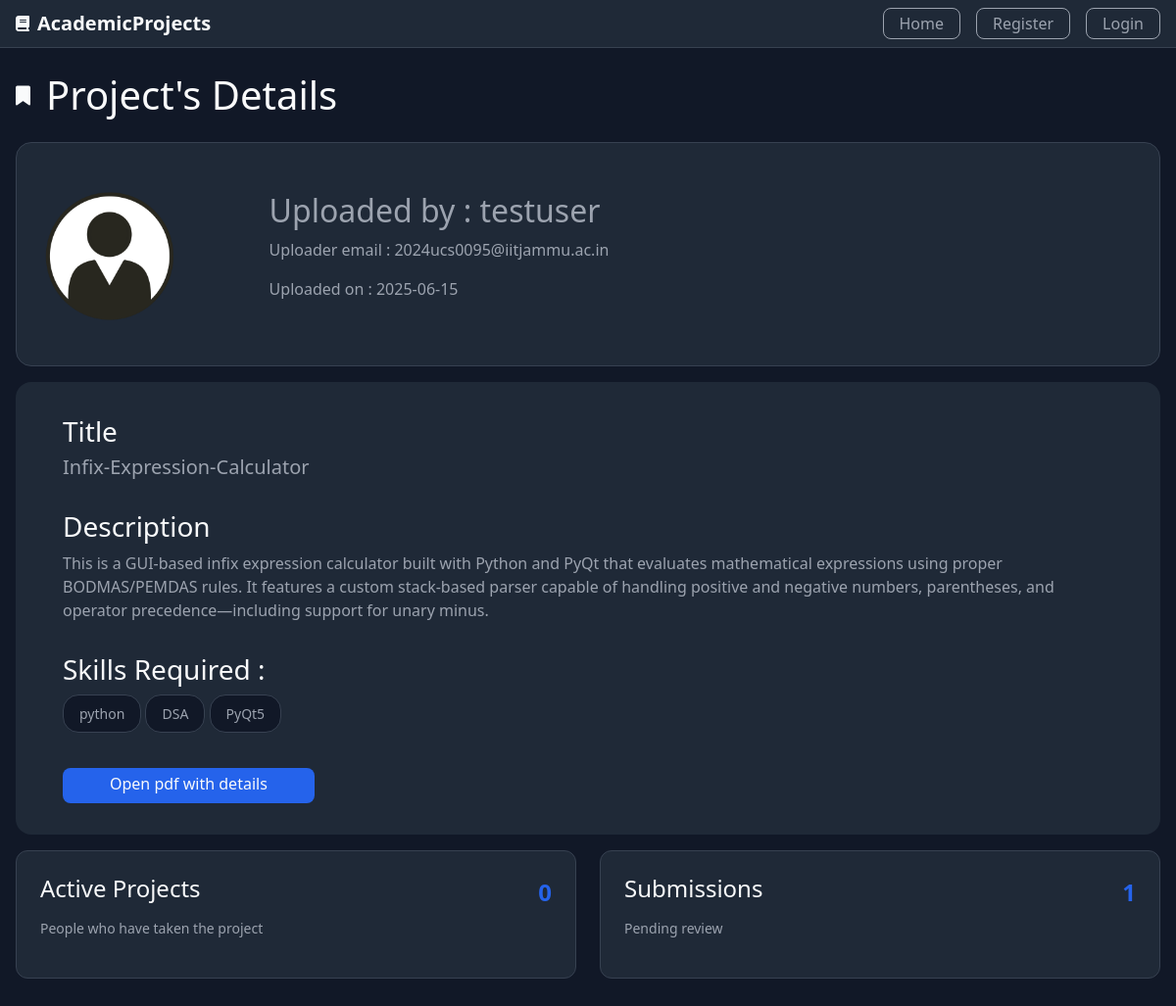
Page /project/details/3 on the earlier database version.
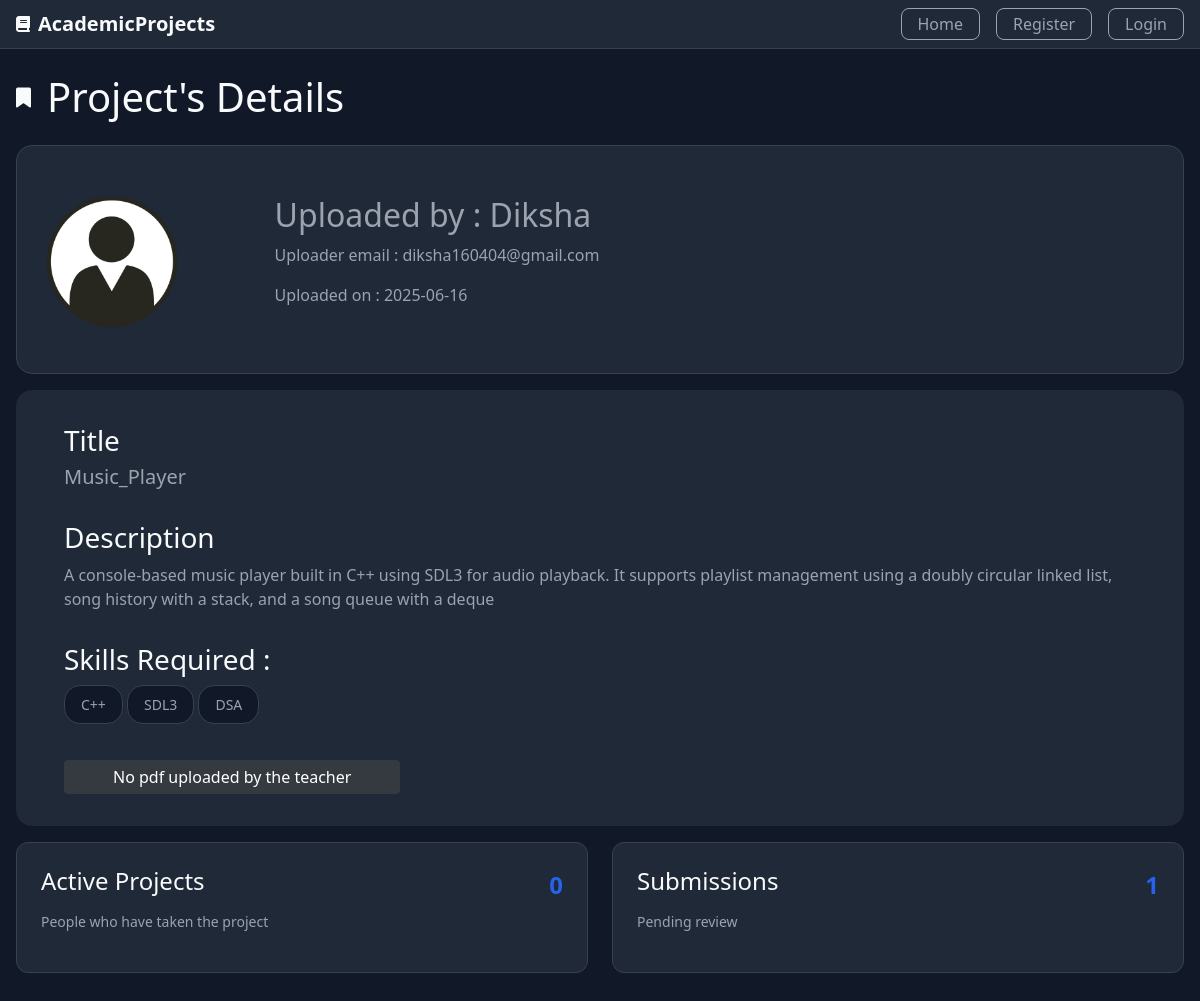
Same page on the later database version.
### Project/models.py (models this page shows, shortened)
class User(db.Model,UserMixin):
    id=db.Column(db.Integer,primary_key=True)
    username=db.Column(db.String(30),unique=True,nullable=False)
    email=db.Column(db.String(30),unique=True,nullable=False)
    password=db.Column(db.String(80),unique=False,nullable=False)
    total_projects=db.Column(db.Integer,nullable=False,default=0)
    total_projects_taken=db.Column(db.Integer,nullable=False,default=0)
    total_projects_submitted=db.Column(db.Integer,nullable=False,default=0)
    total_projects_evaluated=db.Column(db.Integer,nullable=False,default=0)
    profile_picture=db.Column(db.String(80),nullable=False,default="default.png")
    role=db.Column(db.String(80),nullable=False)
    project=db.relationship("Project",backref="user",lazy=True,cascade="all,delete")
    submission=db.relationship("Submission",backref="user",lazy=True,cascade="all,delete")
    evaluation=db.relationship("Evaluation",backref="user",lazy=True,cascade="all,delete")
    project_taken=db.relationship("Project_Taken",backref="user",lazy=True,cascade="all,delete")

class Project(db.Model):
    id=db.Column(db.Integer,primary_key=True)
    title=db.Column(db.String(100),nullable=False)
    description=db.Column(db.Text,nullable=False)
    skills=db.Column(db.Text,nullable=False)
    descriptive_pdf=db.Column(db.String(80),nullable=False,default='No pdf')
    user_count=db.Column(db.Integer,nullable=False,default=0)
    created_at=db.Column(db.DateTime,nullable=False,default=datetime.utcnow)
    created_by=db.Column(db.Integer,db.ForeignKey('user.id'))
    submission=db.relationship('Submission',backref='project',lazy=True,cascade="all,delete")
    evaluation=db.relationship('Evaluation',backref='project',lazy=True,cascade="all,delete")
    project_taken_by=db.relationship('Project_Taken',backref='project',lazy=True,cascade="all,delete")

### Project/routes.py (the view)
@app.route("/project/details/<int:project_id>",methods=['GET','POST'])
def project_details(project_id):
    project=Project.query.get(project_id)
    img_src=url_for("static",filename="/profile_pics/"+project.user.profile_picture)
    pdf=url_for("static",filename="/project_details/"+project.descriptive_pdf)
    return render_template("project_details.html",user=project.user,img_src=img_src,project=project,pdf=pdf)

### Project/templates/project_details.html
{% extends "layout.html" %}
{% block content %}
    <main class="container dashboard">
        <div class="details-head">
            <i class="fa-solid fa-bookmark fa-lg"></i>
            <h1>Project's Details</h1>
        </div>
        <div class="details-header">
            <div class="profile-header-details">
                <img class="rounded-circle account-img img-profile" src="{{img_src}}">
                <div class="details">
                    <h2>Uploaded by : {{user.username}}</h2>
                    <p>Uploader email : {{user.email}}</p>
                    <p>Uploaded on : {{project.created_at.strftime("%Y-%m-%d")}}</p>
                </div>
            </div>
        </div>
        <div class="info-header">
            <div class="info-section">
                <h3>Title</h3>
                <h5>{{project.title}}</h5>
            </div>
            <div class="info-section">
                <h3>Description</h3>
                <div>{{project.description}}</div>
            </div>
            <div class="info-section skills">
                <h3>Skills Required : </h3>
                <ul>
                    {% for i in project.skills.split(',') %}
                    <li>{{i.strip()}}</li>
                    {% endfor %}
                </ul>
            </div>
            <div class="info-section">
                {% if project.descriptive_pdf == "No pdf" %}
                    <a class="btn btn-dark info-btn" href="{{url_for('project_details',project_id=project.id)}}" target="_blank">No pdf uploaded by the teacher</a>
                {% else %}
                    <a class="button button-diff info-btn" href="{{pdf}}" target="_blank">Open pdf with details</a>
                {% endif %}
            </div>
        </div>
        <div class="proj-grid">
      <div class="proj-card">
        <div class="proj-content">
          <h4>Active Projects</h4>
          <span class="proj-number">{{project.user_count}}</span>
        </div>
        <p>People who have taken the project</p>
      </div>
      <div class="proj-card">
        <div class="proj-content">
          <h4>Submissions</h4>
          <span class="proj-number">{{project.submission|length}}</span>
        </div>
        <p>Pending review</p>
      </div>
    </div>
    </main>
{% endblock content %}

Differences in the rows shown:
no longer on this page (row edited): User: username "testuser", email "2024ucs0095@iitjammu.ac.in"
now on this page (row edited): User: username "Diksha", email "diksha160404@gmail.com"
changed Project: created_at "2025-06-15" → "2025-06-16"; title "Infix-Expression-Calculator" → "Music_Player"; description "This is a GUI-based infix expression calculator built with Python and PyQt that evaluates mathematical expressions using proper BODMAS/PEMDAS rules. It features a custom stack-based parser capable of handling positive and negative numbers, parentheses, and operator precedence—including support for unary minus." → "A console-based music player built in C++ using SDL3 for audio playback. It supports playlist management using a doubly circular linked list, song history with a stack, and a song queue with a deque"; descriptive_pdf "af67625dbcd711f6.pdf" → "No pdf" (drawn)
Other differences:
new list line: "C++"
new list line: "SDL3"
text no longer shown: "Open pdf with details"
text now shown: "No pdf uploaded by the teacher"
list line gone: "python"
list line gone: "PyQt5"
